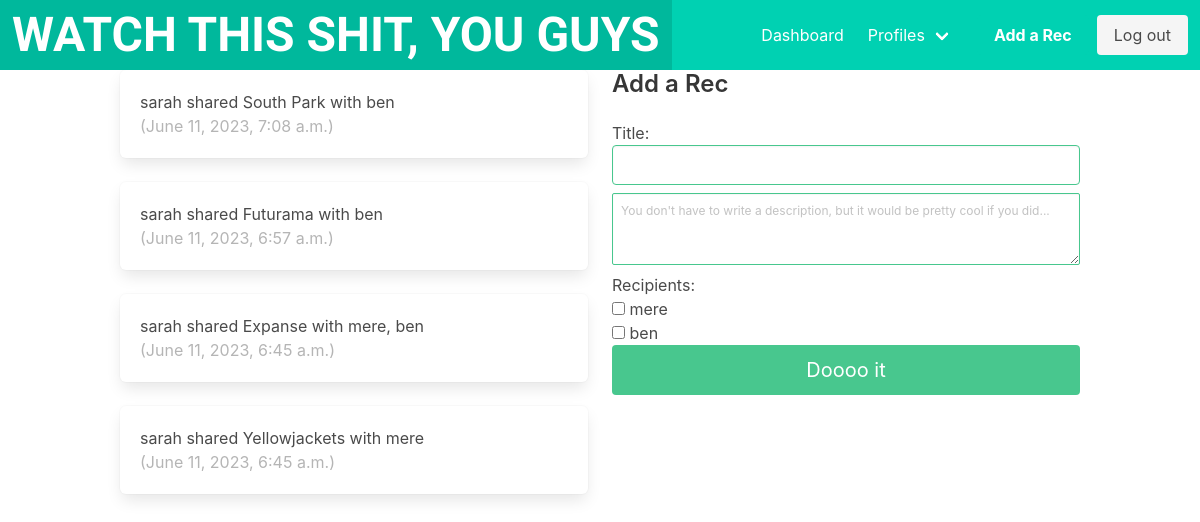
Page / (signed in) on the earlier database version.
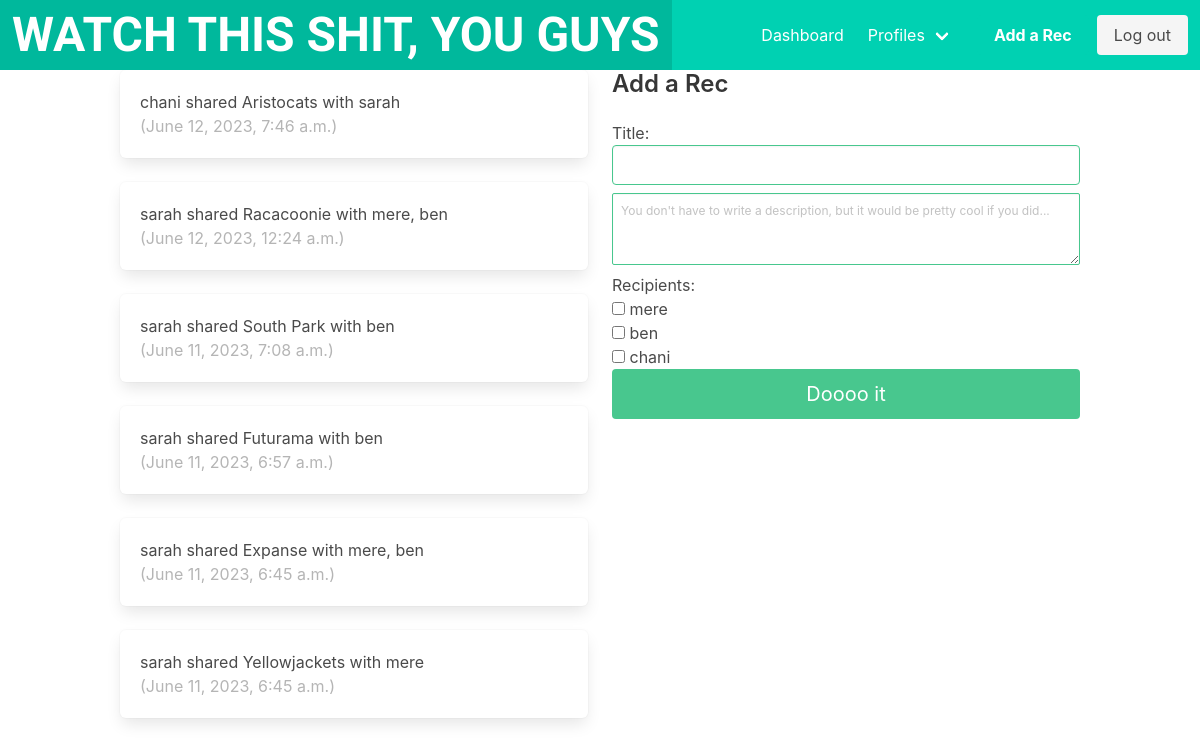
Same page on the later database version.
### watchthisshit/models.py (models this page shows, shortened)
class Recommendation(models.Model):
    user = models.ForeignKey(
        User, related_name="recs", on_delete=models.DO_NOTHING
    )
    recipients = models.ManyToManyField(
        Profile, related_name="received_recs", symmetrical=False, blank=True
    )
    title = models.CharField(max_length=300)
    description = models.TextField(blank=True)
    media_type = models.ForeignKey(
        MediaType, on_delete=models.SET(get_media_type), default=get_media_type_id
    )
    genres = models.ManyToManyField(
        Genre, related_name="genres", symmetrical=False, blank=True
    )
    created_at = models.DateTimeField(auto_now_add=True)

class Profile(models.Model):
    user = models.OneToOneField(User, on_delete=models.CASCADE)
    follows = models.ManyToManyField(
        'self',
        related_name='followed_by',
        symmetrical=False,
        blank=True,
    )
    def __str__(self):
        return self.user.username

### watchthisshit/views.py (the view, shortened to what this page needs)
# urls.py: path("", dashboard, name="dashboard"),
def dashboard(request):
  all_recs = Recommendation.objects.all().order_by("-created_at")
  form = RecForm(initial={"user": request.user.id})
  return render(request, "watchthisshit/dashboard.html", {
    "all_recs": all_recs,
    "form": form
  })

### watchthisshit/forms.py
class RecForm(forms.ModelForm):
  title = forms.CharField(widget=forms.TextInput(
    attrs={
      "class": "mb-2 input is-success"
    }
  ), required=True)
  description = forms.CharField(widget=forms.widgets.Textarea(
    attrs={
      "placeholder": "You don't have to write a description, but it would be pretty cool if you did...",
      "class": "mb-2 textarea is-success is-small",
      "rows": "3"
    }
  ), label="")
  recipients = forms.ModelMultipleChoiceField(
    queryset=None,
    widget=forms.CheckboxSelectMultiple
  )
  class Meta:
    model = Recommendation
    fields = ["title", "description", "recipients"]
  def __init__(self, *args, **kwargs):
    super().__init__(*args, **kwargs)
    current_user_id = self.initial.get('user', None)
    self.fields["recipients"].queryset = Profile.objects.exclude(pk=current_user_id)

### watchthisshit/models.py (called while the page is built)
def get_media_type():
    return MediaType.objects.get_or_create(name="Media")[0]

def get_media_type_id():
    return get_media_type().id

### watchthisshit/templates/watchthisshit/dashboard.html (shortened to what this page needs)
{% extends 'base.html' %}
{% block content %}
<div class="column is-one-half">
  {% for rec in all_recs %}
  <div class="box">
    <p>{{ rec.user.username }} shared {{ rec.title }} with {{ rec.recipients.all|join:", " }}</h5>
    <p class="is-small has-text-grey-light">({{ rec.created_at }})</p>
  </div>
  {% endfor %}
</div>
<div class="column is-one-half">
  {% if user.is_authenticated %}
    <div class="block">
      <h4 class="title is-4">Add a Rec</h4>
      <form method="POST">
        {{ form.as_p }}
        <button class="button is-success is-fullwidth is-medium" type-"submit">Doooo it</button>
      </form>
    </div>
  {% endif %}
</div>
{% endblock content %}

Differences in the rows shown:
added Recommendation: user.username "chani", title "Aristocats", recipients.all "sarah", created_at "June 12, 2023, 7:46 a.m."
added Recommendation: user.username "sarah", title "Racacoonie", recipients.all "mere, ben", created_at "June 12, 2023, 12:24 a.m."
Other differences:
form field recipients: "☐ ☐" → "☐ ☐ ☐"
text no longer shown: "Title: Recipients: mere ben"
text now shown: "Title: Recipients: mere ben chani"
